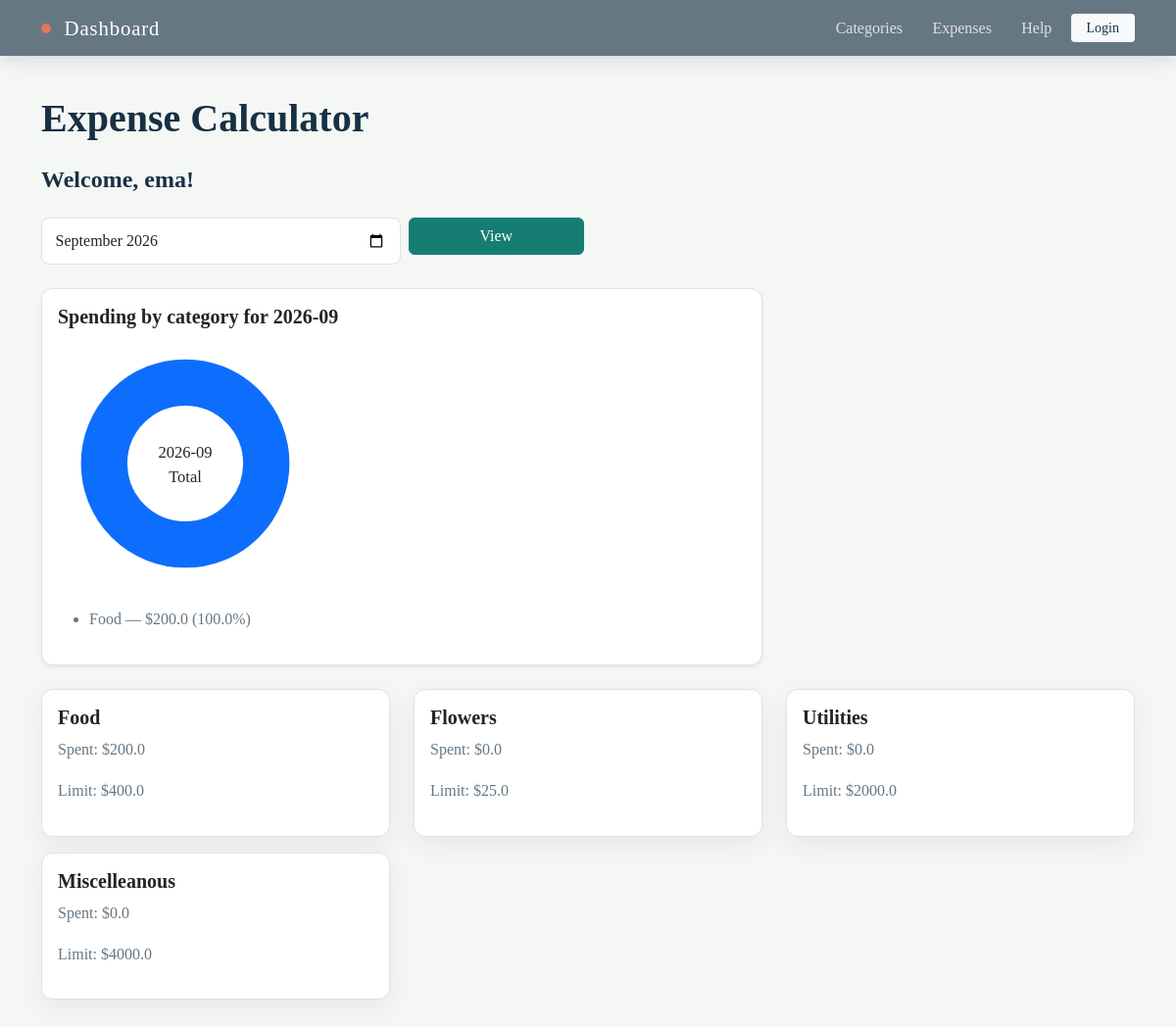
Page / (signed in) on the earlier database version.
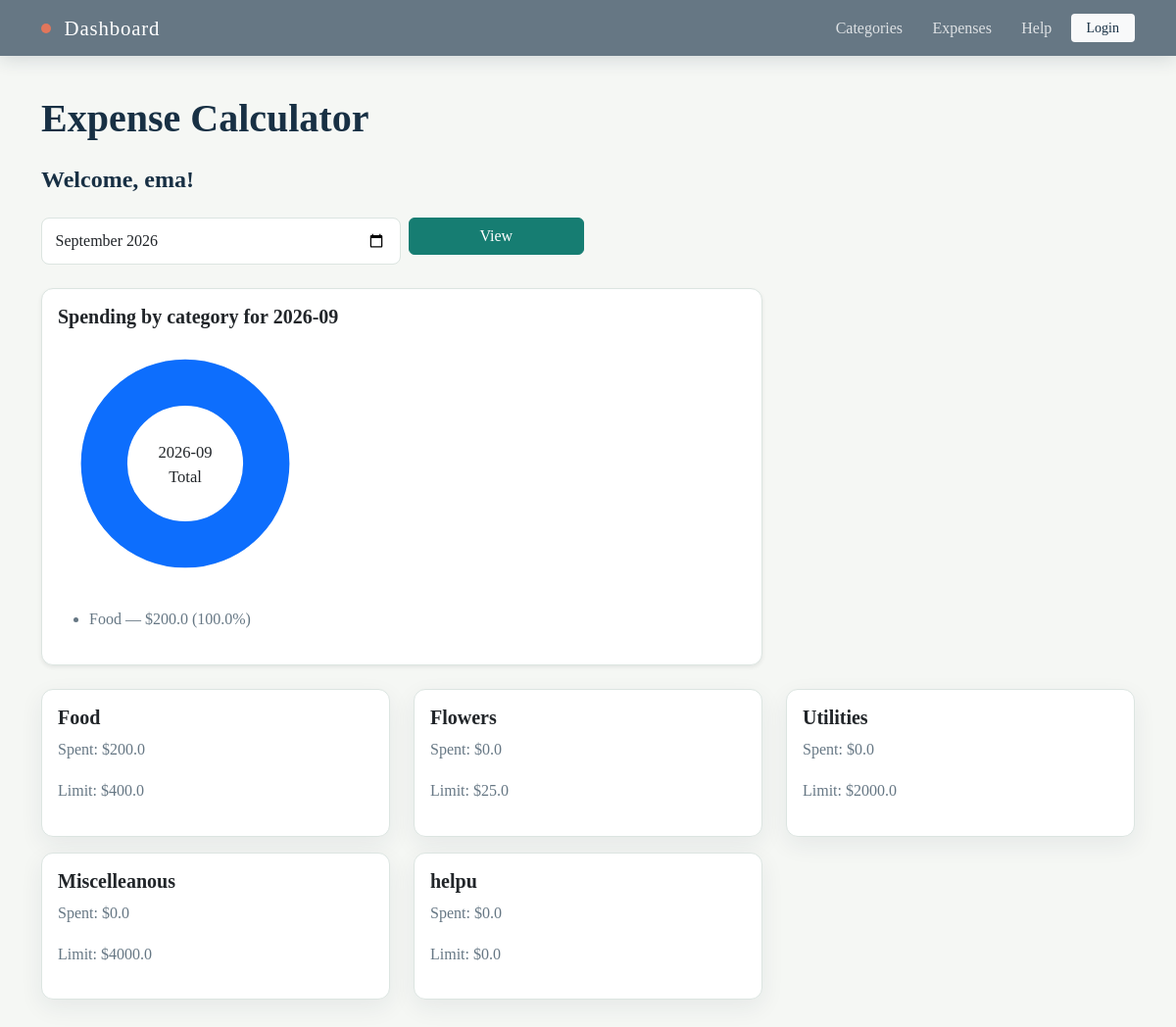
Same page on the later database version.
### tables this page shows
CREATE TABLE expenses (id INTEGER PRIMARY KEY AUTOINCREMENT UNIQUE NOT NULL, name TEXT, amount_spent INTEGER NOT NULL, date INTEGER NOT NULL, category_id INTEGER REFERENCES category (id), user_id INTEGER);

CREATE TABLE category (id INTEGER PRIMARY KEY AUTOINCREMENT UNIQUE NOT NULL, name TEXT, spending_limit INTEGER, user_id INTEGER REFERENCES user (id));

### app.py (the view)
@app.route("/") #this will be the homepage/dashboard of the app
def home():
    user = session.get("user")
    if not user:
        return redirect(url_for("login"))
    user_id = user[0]
    selected_month = request.args.get("month") or datetime.date.today().strftime("%Y-%m")
    sql = '''SELECT category.id, category.name, category.spending_limit,
            IFNULL(SUM(expenses.amount_spent), 0)
             AS total_amount_spent FROM category LEFT JOIN expenses ON category.id = expenses.category_id
                AND expenses.user_id = ?
                AND strftime('%Y-%m', expenses.date) = ?
            WHERE category.user_id = ?
            GROUP BY category.id'''
    categories = query_db(sql, args=(user_id, selected_month, user_id))
    monthly_sql = '''SELECT expenses.id, expenses.name, expenses.amount_spent,
                    strftime('%Y-%m-%d', expenses.date) AS date,
                    category.name AS category, expenses.category_id
                    FROM expenses
                    JOIN category ON expenses.category_id = category.id
                    WHERE expenses.user_id = ? AND strftime('%Y-%m', expenses.date) = ?'''
    monthly_expenses = query_db(monthly_sql, args=(user_id, selected_month))
    monthly_totals = build_monthly_category_totals(monthly_expenses, selected_month)
    pie_segments = build_pie_chart_segments(monthly_totals)
    get_db().commit()
    username = user[1]
    return render_template(
        "home.html",
        categories=categories,
        username=username,
        selected_month=selected_month,
        monthly_totals=monthly_totals,
        pie_segments=pie_segments,
    )

### app.py (called while the page is built)
def get_db():
    db = getattr(g, '_database', None)
    if db is None:
        db = g._database = sqlite3.connect(DATABASE)
    return db

def query_db(query, args=(), one=False):
    cur = get_db().execute(query, args)
    rv = cur.fetchall()
    cur.close()
    return (rv[0] if rv else None) if one else rv

def build_monthly_category_totals(expenses, month):
    totals = {}
    for expense in expenses:
        expense_date = expense[3] if len(expense) > 3 else ""
        category_name = expense[4] if len(expense) > 4 else ""
        if expense_date.startswith(month) and category_name:
            amount = float(expense[2] or 0)
            totals[category_name] = totals.get(category_name, 0.0) + amount
    return totals

### templates/home.html (shortened to what this page needs)
{%extends "base.html"%}
{%block content%}
<h2 class = "mb-4"> Expense Calculator </h2>
{% if username %}
    <h4 class="mb-4">Welcome, {{ username }}!</h4>
{% endif %}
<form method="get" class="row g-2 mb-4">
    <div class="col-md-4">
        <input class="form-control" type="month" name="month" value="{{ selected_month }}">
    </div>
    <div class="col-md-2">
        <button class="btn btn-primary w-100" type="submit">View</button>
    </div>
</form>
<div class="row mb-4">
    <div class="col-md-8">
        <div class="card shadow-sm">
            <div class="card-body">
                <h5 class="card-title">Spending by category for {{ selected_month }}</h5>
                {% if pie_segments %}
                    <svg width="260" height="260" viewBox="0 0 220 220" role="img" aria-label="Pie chart of monthly spending">
                        <circle cx="110" cy="110" r="70" fill="none" stroke="#e9ecef" stroke-width="40"></circle>
                        {% for segment in pie_segments %}
                            <circle cx="110" cy="110" r="70" fill="none" stroke="{{ segment.color }}" stroke-width="40" stroke-linecap="round"
                                    stroke-dasharray="{{ segment.dasharray }}"
                                    stroke-dashoffset="{{ segment.dashoffset }}"
                                    transform="rotate(-90 110 110)"></circle>
                        {% endfor %}
                        <circle cx="110" cy="110" r="35" fill="white"></circle>
                        <text x="110" y="105" text-anchor="middle" font-size="14" fill="#212529">{{ selected_month }}</text>
                        <text x="110" y="126" text-anchor="middle" font-size="14" fill="#212529">Total</text>
                    </svg>
                    <ul class="mt-3">
                        {% for segment in pie_segments %}
                            <li> {{ segment.name }} — ${{ segment.amount }} ({{ segment.percent }}%)</li>
                        {% endfor %}
                    </ul>
                {% else %}
                    <p class="text-muted mb-0">No expenses recorded for this month yet.</p>
                {% endif %}
            </div>
        </div>
    </div>
</div>
<div class="row">
    {% for category in categories %}
        <div class="col-md-4 mb-3">
            <div class="card {% if category[3]|float > category[2]|float %}border-danger{% endif %}">
                <div class="card-body">
                    <h5 class="card-title">{{ category[1] }}</h5>
                    <p>Spent: ${{ category[3]|float | round(2) }}</p>
                    <p>Limit: ${{ category[2]|float | round(2) }}</p>
                </div>
            </div>
        </div>
    {% endfor %}
</div>
{% endblock %}

### templates/base.html (shortened to what this page needs)
<!DOCTYPE html>
<html lang="en">
<head>
    <link rel="stylesheet" href="https://cdn.jsdelivr.net/npm/bootstrap@5.3.2/dist/css/bootstrap.min.css">
    <link rel="stylesheet" href="{{ url_for('static', filename='style/style.css') }}">
</head>
<body>
        <nav class="navbar navbar-expand-lg navbar-dark app-navbar">
            <div class = "container">
                <a class="navbar-brand brand-mark" href="{{ url_for('home') }}">
                   <span class="brand-dot"></span> Dashboard
                </a>
                <div class="d-flex flex-wrap align-items-center gap-2">
                    <a class="nav-link" href="{{ url_for('view_categories') }}">Categories</a>
                    <a class="nav-link" href="{{ url_for('view_expenses') }}">Expenses</a>
                    <a class="nav-link" href="{{ url_for('help_iterable') }}">Help</a>
                    <a class="btn btn-light btn-sm nav-action" href="{{ url_for('login') }}">Login</a>
                </div>
            </div>
        </nav>
        <main class="container page-shell">
            {%block content%}{%endblock%}
        </main>
</body>
</html>

### static/style/style.css (style rules this page uses)
:root { --ink: #183044; --muted: #667784; --paper: #f5f7f4; --surface: #ffffff; --line: #dce5e1; --teal: #167d72; --teal-dark: #0e5d56; --coral: #e2765b; }
body { min-height: 100vh; margin: 0; color: var(--line); background: var(--paper); font-family: Georgia, "Times New Roman", serif; }
.app-navbar { background: var(--muted); box-shadow: 0 3px 18px rgba(24, 48, 68, 0.16); }
.brand-mark { letter-spacing: 0.04em; font-size: 1.3rem; }
.brand-dot { display: inline-block; width: 0.65rem; height: 0.65rem; margin-right: 0.45rem; border-radius: 50%; background: var(--coral); vertical-align: 0.08em; }
.nav-link { color: rgba(255, 255, 255, 0.78); padding: 0.45rem 0.7rem; }
.nav-action { color: var(--ink); border: 0; padding-inline: 1rem; }
.page-shell { padding-top: 2.5rem; padding-bottom: 4rem; }
h1, h2, h3, h4, h5 { color: var(--ink); font-weight: 700; }
h2 { margin-bottom: 1.5rem; font-size: clamp(1.8rem, 4vw, 2.5rem); }
p, li { color: var(--muted); line-height: 1.65; }
.card { border: 1px solid var(--line); border-radius: 0.75rem; background: var(--surface); box-shadow: 0 8px 24px rgba(24, 48, 68, 0.07); }
.form-control, .form-select { border-color: var(--line); border-radius: 0.5rem; padding: 0.7rem 0.85rem; }
.btn-primary, .btn-success { --bs-btn-bg: var(--teal); --bs-btn-border-color: var(--teal); --bs-btn-hover-bg: var(--teal-dark); --bs-btn-hover-border-color: var(--teal-dark); }

Differences in the rows shown:
added category: name "helpu", category "0.0", spending_limit "0.0"
